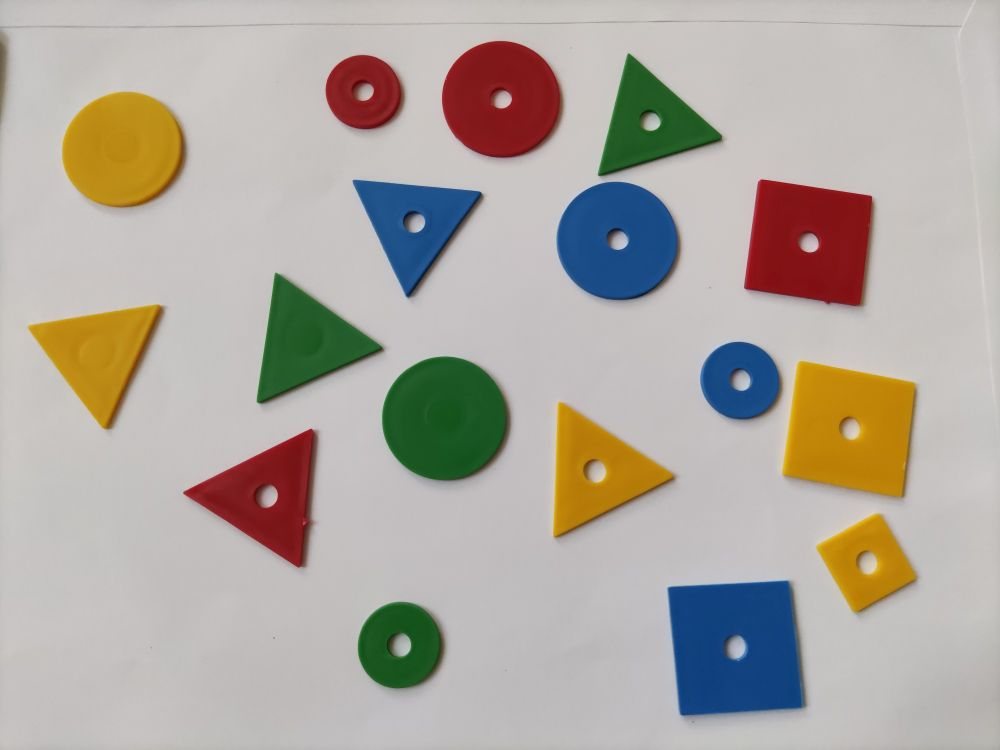
#> input picture opCv04/shapes_10.jpg, 1000 x 750 px
$ python feladat.py
#> lines starting #> are read from the running program, lines starting #| are printed output that depends on the picture; after the words box and inside, x2 and y2 are one past the last pixel; in counts of white or black regions, pixels touching at a corner belong together
import cv2
import numpy as np

im = cv2.imread('shapes_10.jpg', cv2.IMREAD_COLOR)
#> im is the input picture: shape (750, 1000, 3); mean B, G, R 161.4, 169.2, 175.8
cv2.imshow('Eredeti', im)

blue = {
    'lower' : np.array([120, 0, 0]),
    'upper' : np.array([255, 100, 100])
}

red = {
    'lower' : np.array([0, 0, 120]),
    'upper' : np.array([100, 100, 255])
}

green = {
    'lower' : np.array([[0, 120, 0]]),
    'upper' : np.array([100, 255, 100])
} #:(

yellow = {
    'lower' : np.array([0, 120, 0]),
    'upper' : np.array([100, 255, 255])
}

res_blue = cv2.inRange(im, blue['lower'], blue['upper'])
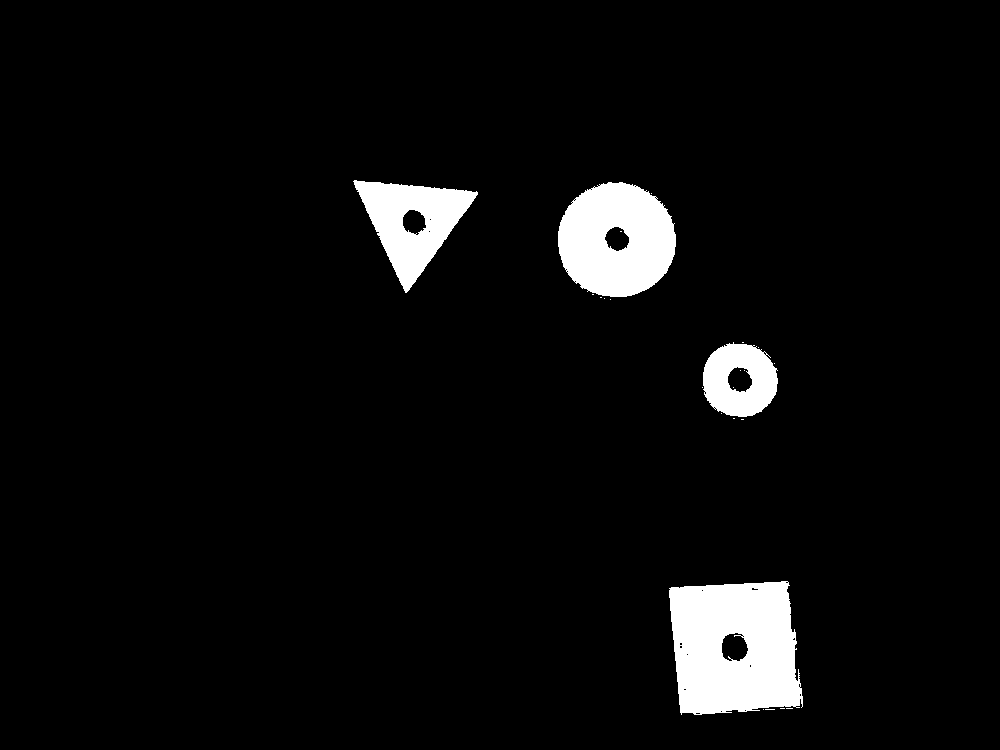
#> res_blue: shape (750, 1000); 4.7% white; 24 white regions (20 under 20 px), largest, box (x1, y1, x2, y2) and area: (669, 581, 803, 715) 14691, (558, 182, 676, 297) 10251, (353, 180, 478, 293) 6551, (703, 342, 778, 417) 3947
#cv2.imshow('blue', res_blue)

res_red = cv2.inRange(im, red['lower'], red['upper'])
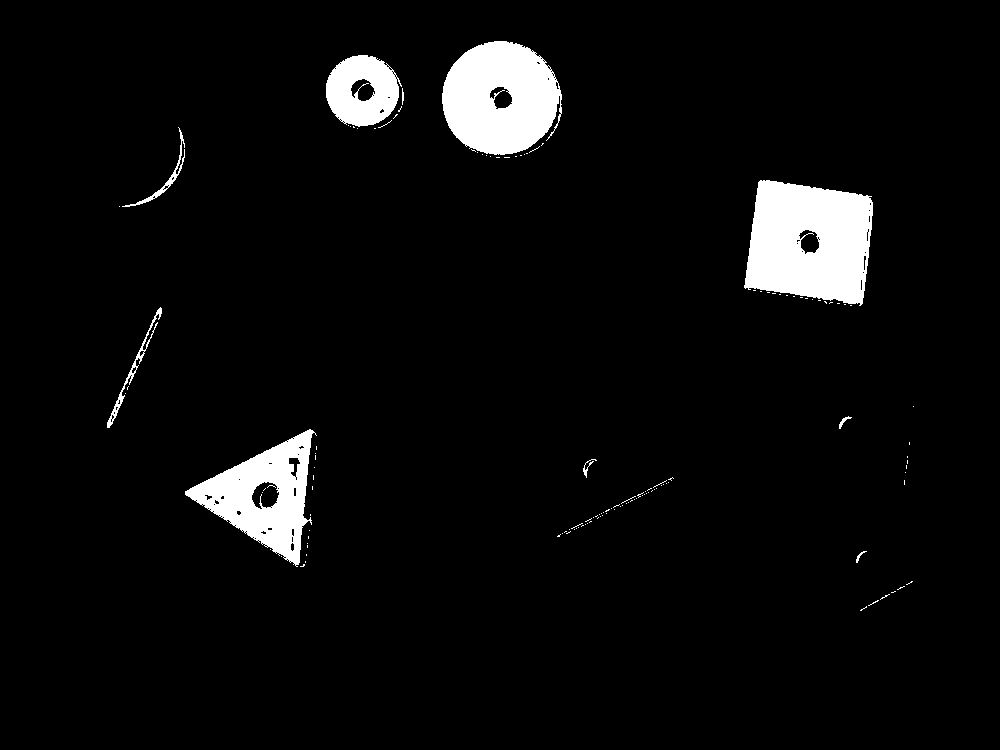
#> res_red: shape (750, 1000); 4.8% white; 133 white regions (123 under 20 px), largest, box (x1, y1, x2, y2) and area: (744, 180, 873, 306) 12543, (442, 41, 562, 155) 10213, (185, 429, 317, 567) 7893
#cv2.imshow('red', res_red)

res_green = cv2.inRange(im, green['lower'], green['upper'])
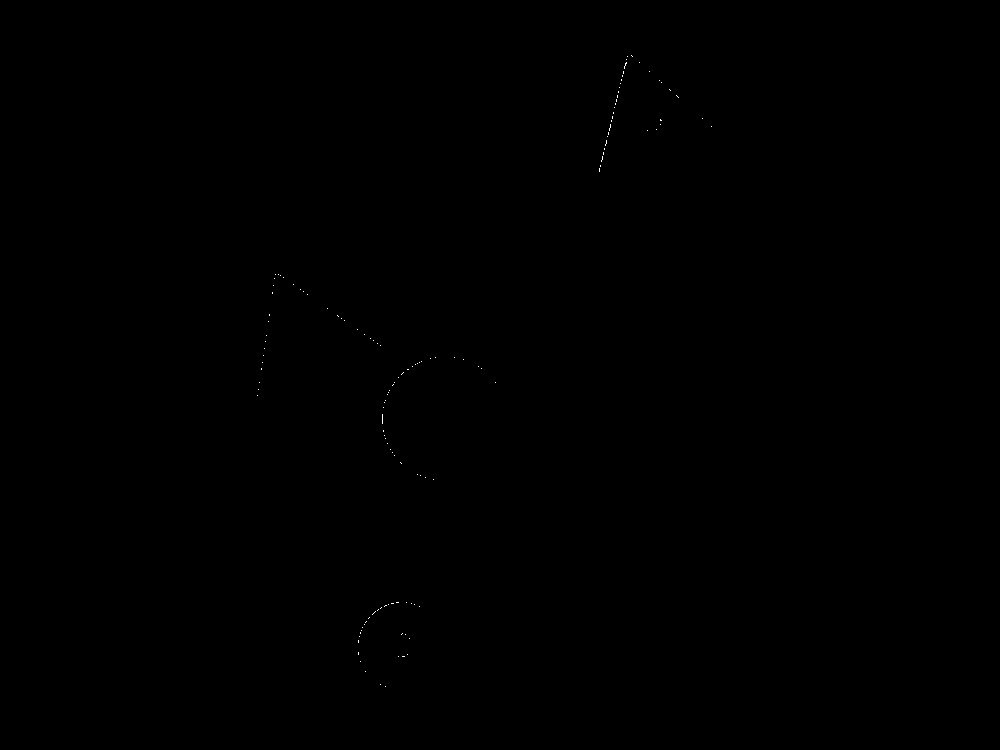
#> res_green: shape (750, 1000); 0.03% white in thin lines or dots, all inside (x1, y1, x2, y2) = (257, 55, 712, 687)
cv2.imshow('green', res_green)

res_yellow = cv2.inRange(im, yellow['lower'], yellow['upper'])
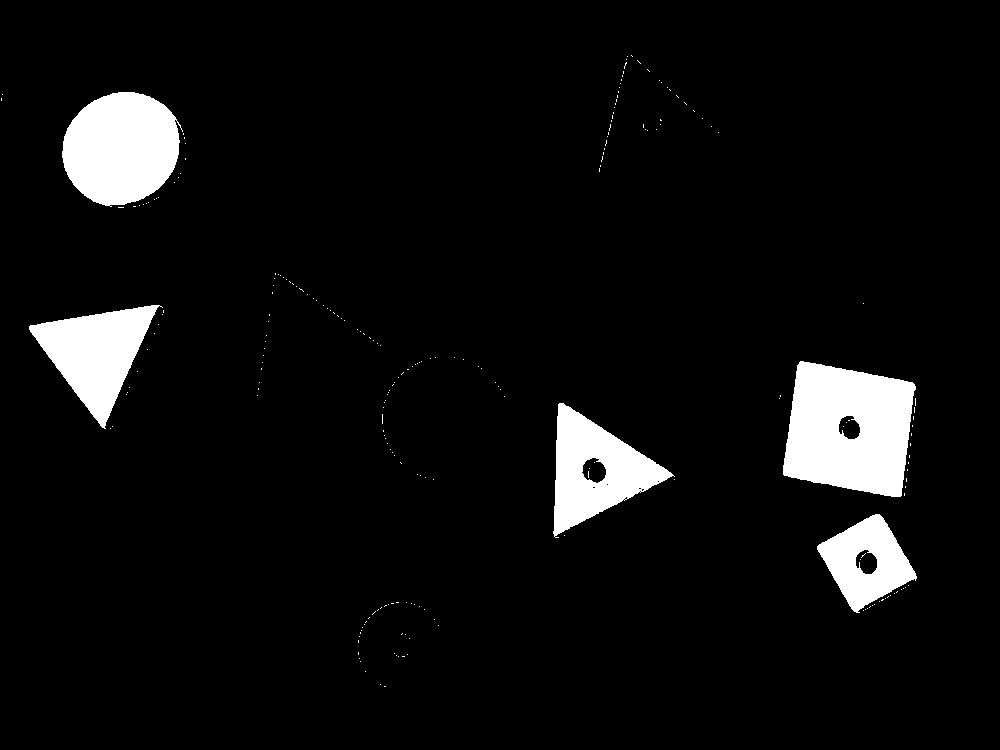
#> res_yellow: shape (750, 1000); 6% white; 235 white regions (230 under 20 px), largest, box (x1, y1, x2, y2) and area: (783, 361, 916, 497) 13652, (62, 92, 183, 207) 10451, (553, 403, 675, 538) 7735, (29, 305, 163, 429) 7725, (817, 514, 917, 613) 5179
#cv2.imshow('yellow', res_yellow)

cv2.waitKey(0)
cv2.destroyAllWindows()
